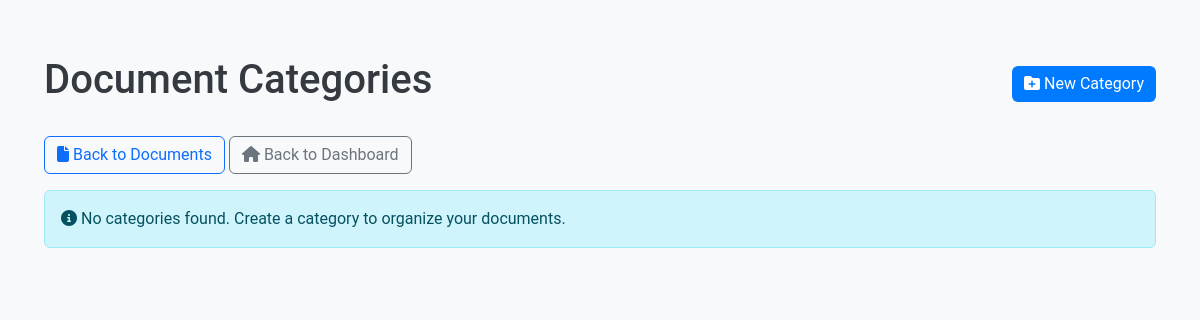
The app's page /documents/categories/ (signed in), older data.
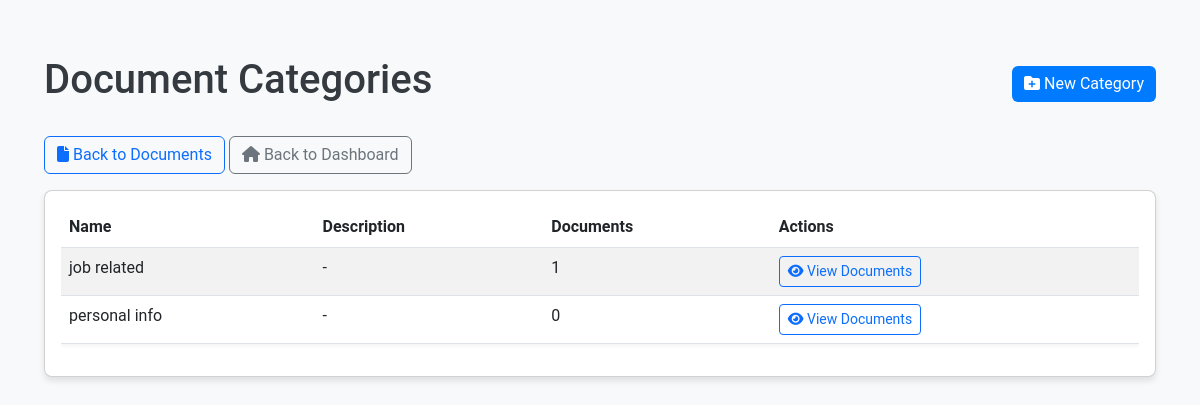
The same page, newer data.
### documents/models.py (models this page shows, shortened)
class Category(models.Model):
    name = models.CharField(max_length=100)
    description = models.TextField(blank=True, null=True)
    class Meta:
        verbose_name_plural = "Categories"

### documents/views.py (the view)
# urls.py: path('categories/', views.category_list, name='category_list'),
@login_required
def category_list(request):
    categories = Category.objects.all()
    return render(request, 'documents/category_list.html', {'categories': categories})

### documents/templates/documents/category_list.html (shortened to what this page needs)
{% load widget_tweaks %}
<!DOCTYPE html>
<html lang="en">
<head>
  <link href="https://cdn.jsdelivr.net/npm/bootstrap@5.3.0-alpha3/dist/css/bootstrap.min.css" rel="stylesheet">
  <link rel="stylesheet" href="https://cdnjs.cloudflare.com/ajax/libs/font-awesome/6.4.0/css/all.min.css">
</head>
<body>
  <div class="container py-4">
    <div class="d-flex justify-content-between align-items-center mb-4">
      <h1>Document Categories</h1>
      <a href="{% url 'documents:create_category' %}" class="btn btn-primary">
        <i class="fas fa-folder-plus"></i> New Category
      </a>
    </div>
    <div class="mb-3">
      <a href="{% url 'documents:document_list' %}" class="btn btn-outline-primary">
        <i class="fas fa-file"></i> Back to Documents
      </a>
      <a href="{% url 'dashboard' %}" class="btn btn-outline-secondary">
        <i class="fas fa-home"></i> Back to Dashboard
      </a>
    </div>
    {% if categories %}
    <div class="card">
      <div class="card-body">
        <div class="table-responsive">
          <table class="table table-striped table-hover">
            <thead>
              <tr>
                <th>Name</th>
                <th>Description</th>
                <th>Documents</th>
                <th>Actions</th>
              </tr>
            </thead>
            <tbody>
              {% for category in categories %}
              <tr>
                <td>{{ category.name }}</td>
                <td>{{ category.description|truncatechars:100|default:"-" }}</td>
                <td>{{ category.documents.count }}</td>
                <td>
                  <a href="{% url 'documents:document_list' %}?category={{ category.id }}" class="btn btn-sm btn-outline-primary">
                    <i class="fas fa-eye"></i> View Documents
                  </a>
                </td>
              </tr>
              {% endfor %}
            </tbody>
          </table>
        </div>
      </div>
    </div>
    {% else %}
    <div class="alert alert-info">
      <i class="fas fa-info-circle"></i> No categories found. Create a category to organize your documents.
    </div>
    {% endif %}
  </div>
</body>
</html>

### documents/templates/documents/category_list.html (style rules this page uses)
body { font-family: 'Roboto', sans-serif; background-color: #f8f9fa; padding: 2rem; }
h1, h2 { color: #343a40; }
.btn-primary { background-color: #007bff; border: none; }
.card { border-radius: 8px; box-shadow: 0 4px 6px rgba(0, 0, 0, 0.1); }
.table { box-shadow: 0 2px 4px rgba(0, 0, 0, 0.05); }

Row changes from the older to the newer data that the page shows:
added Category: name "job related", description "-", documents.count "1"
added Category: name "personal info", description "-", documents.count "0"
Text that changed along with them:
text no longer shown: "No categories found. Create a category to organize your documents."
text now shown: "Name Description Documents Actions"
